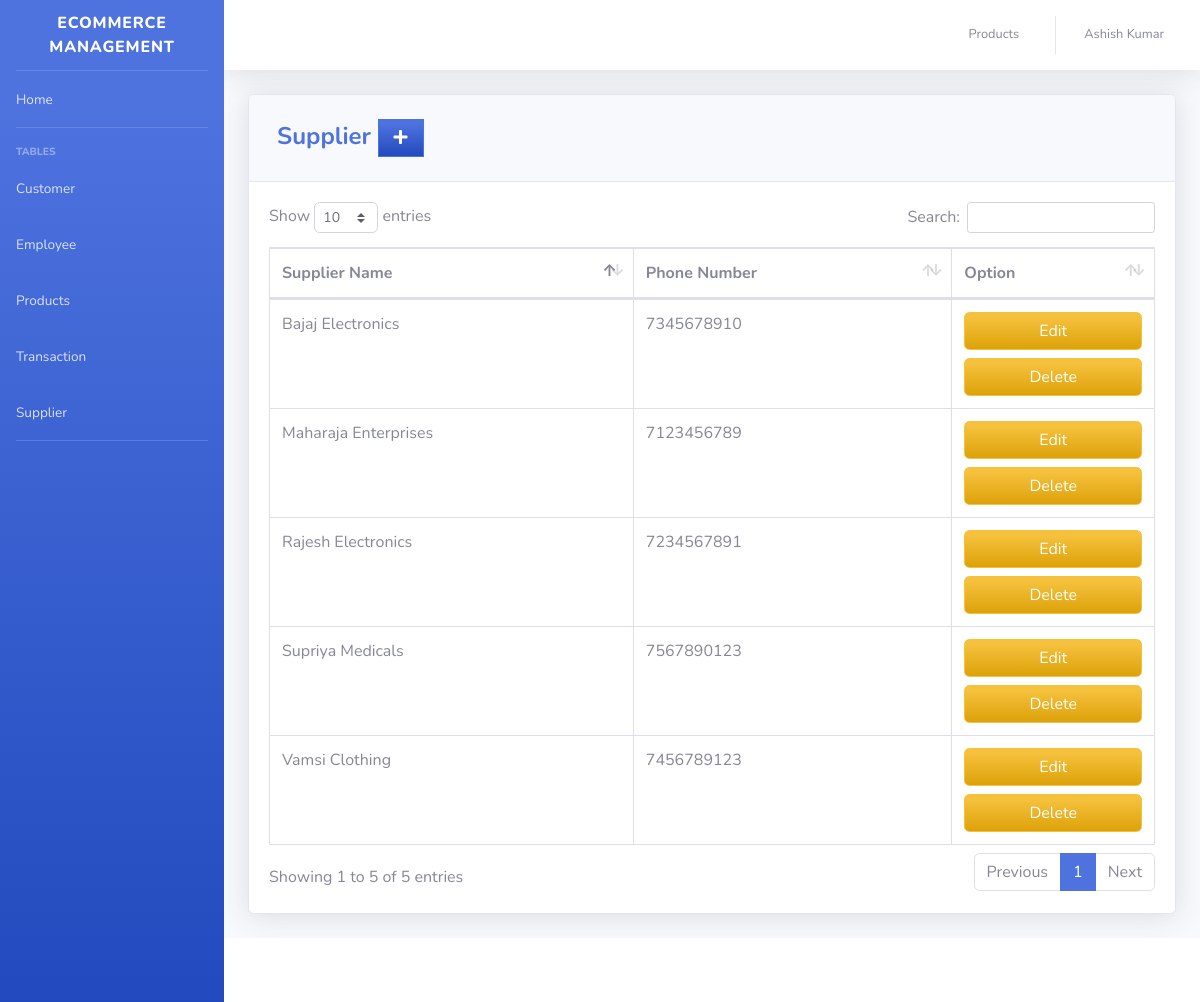
Page /MainProject/pages/supplier.php (signed in) on the committed database.
### tables this page shows
CREATE TABLE `supplier` (
  `SUPPLIER_ID` int NOT NULL AUTO_INCREMENT,
  `COMPANY_NAME` varchar(50) DEFAULT NULL,
  `PHONE_NUMBER` varchar(11) DEFAULT NULL,
  PRIMARY KEY (`SUPPLIER_ID`)
);

### MainProject/pages/supplier.php (the view, shortened to what this page needs)
<?php
include'../includes/connection.php';
include'../includes/sidebar.php';
?>
            <div class="card shadow mb-4">
            <div class="card-header py-3">
              <h4 class="m-2 font-weight-bold text-primary">Supplier&nbsp;<a  href="#" data-toggle="modal" data-target="#supplierModal" type="button" class="btn btn-primary bg-gradient-primary" style="border-radius: 0px;"><i class="fas fa-fw fa-plus"></i></a></h4>
            </div>
            <div class="card-body">
              <div class="table-responsive">
                <table class="table table-bordered" id="dataTable" width="100%" cellspacing="0">
               <thead>
                   <tr>
                       <th>Supplier Name</th>
                       <th>Phone Number</th>
                       <th>Option</th>
                   </tr>
               </thead>
          <tbody>
<?php
    $query = 'SELECT SUPPLIER_ID, COMPANY_NAME, PHONE_NUMBER FROM supplier s';
        $result = mysqli_query($db, $query) or die (mysqli_error($db));
            while ($row = mysqli_fetch_assoc($result)) {
                echo '<tr>';
                echo '<td>'. $row['COMPANY_NAME'].'</td>';
                echo '<td>'. $row['PHONE_NUMBER'].'</td>';
                      echo '<td align="right">
                                  <a type="button" class="btn btn-warning bg-gradient-warning btn-block" href="sup_edit.php?action=edit & id='.$row['SUPPLIER_ID']. '">
                                    </i> Edit
                                  </a>
								  <a type="button" class="btn btn-warning bg-gradient-warning btn-block" href="sup_del.php?action=del & id='.$row['SUPPLIER_ID']. '">
                                   </i> Delete
									</a>
                            </div>
                          </div> </td>';
                        }
?>
<?php
include'../includes/footer.php';
?>

### rows in the picture
supplier: COMPANY_NAME "Maharaja Enterprises", PHONE_NUMBER "7123456789"
supplier: COMPANY_NAME "Rajesh Electronics", PHONE_NUMBER "7234567891"
supplier: COMPANY_NAME "Bajaj Electronics", PHONE_NUMBER "7345678910"
supplier: COMPANY_NAME "Vamsi Clothing", PHONE_NUMBER "7456789123"
supplier: COMPANY_NAME "Supriya Medicals", PHONE_NUMBER "7567890123"

### other values in the picture
$_SESSION['FIRST_NAME'] "Ashish"
$_SESSION['LAST_NAME'] "Kumar"
